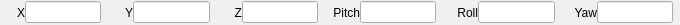
<?xml version="1.0" encoding="UTF-8"?>
<ui version="4.0">
 <class>Form</class>
 <widget class="QWidget" name="Form">
  <property name="geometry">
   <rect>
    <x>0</x>
    <y>0</y>
    <width>680</width>
    <height>25</height>
   </rect>
  </property>
  <property name="windowTitle">
   <string>Form</string>
  </property>
  <layout class="QVBoxLayout" name="verticalLayout">
   <property name="spacing">
    <number>0</number>
   </property>
   <property name="leftMargin">
    <number>0</number>
   </property>
   <property name="topMargin">
    <number>0</number>
   </property>
   <property name="rightMargin">
    <number>0</number>
   </property>
   <property name="bottomMargin">
    <number>0</number>
   </property>
   <item>
    <layout class="QHBoxLayout" name="horizontalLayout">
     <item>
      <widget class="QLabel" name="label">
       <property name="minimumSize">
        <size>
         <width>25</width>
         <height>0</height>
        </size>
       </property>
       <property name="text">
        <string>X</string>
       </property>
       <property name="alignment">
        <set>Qt::AlignRight|Qt::AlignTrailing|Qt::AlignVCenter</set>
       </property>
      </widget>
     </item>
     <item>
      <widget class="PyDMLineEdit" name="PyDMLineEdit">
       <property name="toolTip">
        <string/>
       </property>
       <property name="precision" stdset="0">
        <number>0</number>
       </property>
       <property name="channel" stdset="0">
        <string>ca://${MIR}X}Mtr_SP</string>
       </property>
       <property name="displayFormat" stdset="0">
        <enum>PyDMLineEdit::Decimal</enum>
       </property>
      </widget>
     </item>
     <item>
      <widget class="PyDMLabel" name="PyDMLabel">
       <property name="toolTip">
        <string/>
       </property>
       <property name="precisionFromPV" stdset="0">
        <bool>false</bool>
       </property>
       <property name="precision" stdset="0">
        <number>2</number>
       </property>
       <property name="channel" stdset="0">
        <string>ca://${MIR}X}Mtr_MON</string>
       </property>
      </widget>
     </item>
     <item>
      <widget class="QLabel" name="label_2">
       <property name="minimumSize">
        <size>
         <width>25</width>
         <height>0</height>
        </size>
       </property>
       <property name="text">
        <string>Y</string>
       </property>
       <property name="alignment">
        <set>Qt::AlignRight|Qt::AlignTrailing|Qt::AlignVCenter</set>
       </property>
      </widget>
     </item>
     <item>
      <widget class="PyDMLineEdit" name="PyDMLineEdit_2">
       <property name="toolTip">
        <string/>
       </property>
       <property name="precision" stdset="0">
        <number>0</number>
       </property>
       <property name="channel" stdset="0">
        <string>ca://${MIR}Y}Mtr_SP</string>
       </property>
       <property name="displayFormat" stdset="0">
        <enum>PyDMLineEdit::Decimal</enum>
       </property>
      </widget>
     </item>
     <item>
      <widget class="PyDMLabel" name="PyDMLabel_2">
       <property name="toolTip">
        <string/>
       </property>
       <property name="precisionFromPV" stdset="0">
        <bool>false</bool>
       </property>
       <property name="precision" stdset="0">
        <number>2</number>
       </property>
       <property name="channel" stdset="0">
        <string>ca://${MIR}Y}Mtr_MON</string>
       </property>
      </widget>
     </item>
     <item>
      <widget class="QLabel" name="label_3">
       <property name="minimumSize">
        <size>
         <width>25</width>
         <height>0</height>
        </size>
       </property>
       <property name="text">
        <string>Z</string>
       </property>
       <property name="alignment">
        <set>Qt::AlignRight|Qt::AlignTrailing|Qt::AlignVCenter</set>
       </property>
      </widget>
     </item>
     <item>
      <widget class="PyDMLineEdit" name="PyDMLineEdit_3">
       <property name="toolTip">
        <string/>
       </property>
       <property name="channel" stdset="0">
        <string>ca://${MIR}Z}Mtr_SP</string>
       </property>
       <property name="displayFormat" stdset="0">
        <enum>PyDMLineEdit::Decimal</enum>
       </property>
      </widget>
     </item>
     <item>
      <widget class="PyDMLabel" name="PyDMLabel_3">
       <property name="toolTip">
        <string/>
       </property>
       <property name="precisionFromPV" stdset="0">
        <bool>false</bool>
       </property>
       <property name="precision" stdset="0">
        <number>2</number>
       </property>
       <property name="channel" stdset="0">
        <string>ca://${MIR}Z}Mtr_MON</string>
       </property>
      </widget>
     </item>
     <item>
      <widget class="QLabel" name="label_4">
       <property name="minimumSize">
        <size>
         <width>35</width>
         <height>0</height>
        </size>
       </property>
       <property name="text">
        <string>Pitch</string>
       </property>
       <property name="alignment">
        <set>Qt::AlignRight|Qt::AlignTrailing|Qt::AlignVCenter</set>
       </property>
      </widget>
     </item>
     <item>
      <widget class="PyDMLineEdit" name="PyDMLineEdit_4">
       <property name="toolTip">
        <string/>
       </property>
       <property name="channel" stdset="0">
        <string>ca://${MIR}P}Mtr_SP</string>
       </property>
       <property name="displayFormat" stdset="0">
        <enum>PyDMLineEdit::Decimal</enum>
       </property>
      </widget>
     </item>
     <item>
      <widget class="PyDMLabel" name="PyDMLabel_4">
       <property name="toolTip">
        <string/>
       </property>
       <property name="precisionFromPV" stdset="0">
        <bool>false</bool>
       </property>
       <property name="precision" stdset="0">
        <number>2</number>
       </property>
       <property name="channel" stdset="0">
        <string>ca://${MIR}P}Mtr_MON</string>
       </property>
      </widget>
     </item>
     <item>
      <widget class="QLabel" name="label_5">
       <property name="minimumSize">
        <size>
         <width>35</width>
         <height>0</height>
        </size>
       </property>
       <property name="text">
        <string>Roll</string>
       </property>
       <property name="alignment">
        <set>Qt::AlignRight|Qt::AlignTrailing|Qt::AlignVCenter</set>
       </property>
      </widget>
     </item>
     <item>
      <widget class="PyDMLineEdit" name="PyDMLineEdit_5">
       <property name="toolTip">
        <string/>
       </property>
       <property name="channel" stdset="0">
        <string>ca://${MIR}R}Mtr_SP</string>
       </property>
       <property name="displayFormat" stdset="0">
        <enum>PyDMLineEdit::Decimal</enum>
       </property>
      </widget>
     </item>
     <item>
      <widget class="PyDMLabel" name="PyDMLabel_5">
       <property name="toolTip">
        <string/>
       </property>
       <property name="precisionFromPV" stdset="0">
        <bool>false</bool>
       </property>
       <property name="precision" stdset="0">
        <number>2</number>
       </property>
       <property name="channel" stdset="0">
        <string>ca://${MIR}R}Mtr_MON</string>
       </property>
      </widget>
     </item>
     <item>
      <widget class="QLabel" name="label_6">
       <property name="minimumSize">
        <size>
         <width>35</width>
         <height>0</height>
        </size>
       </property>
       <property name="text">
        <string>Yaw</string>
       </property>
       <property name="alignment">
        <set>Qt::AlignRight|Qt::AlignTrailing|Qt::AlignVCenter</set>
       </property>
      </widget>
     </item>
     <item>
      <widget class="PyDMLineEdit" name="PyDMLineEdit_6">
       <property name="toolTip">
        <string/>
       </property>
       <property name="channel" stdset="0">
        <string>ca://${MIR}Yaw}Mtr_SP</string>
       </property>
       <property name="displayFormat" stdset="0">
        <enum>PyDMLineEdit::Decimal</enum>
       </property>
      </widget>
     </item>
     <item>
      <widget class="PyDMLabel" name="PyDMLabel_6">
       <property name="toolTip">
        <string/>
       </property>
       <property name="precisionFromPV" stdset="0">
        <bool>false</bool>
       </property>
       <property name="precision" stdset="0">
        <number>2</number>
       </property>
       <property name="channel" stdset="0">
        <string>ca://${MIR}Yaw}Mtr_MON</string>
       </property>
      </widget>
     </item>
    </layout>
   </item>
  </layout>
 </widget>
 <customwidgets>
  <customwidget>
   <class>PyDMLabel</class>
   <extends>QLabel</extends>
   <header>pydm.widgets.label</header>
  </customwidget>
  <customwidget>
   <class>PyDMLineEdit</class>
   <extends>QLineEdit</extends>
   <header>pydm.widgets.line_edit</header>
  </customwidget>
 </customwidgets>
 <resources/>
 <connections/>
</ui>
